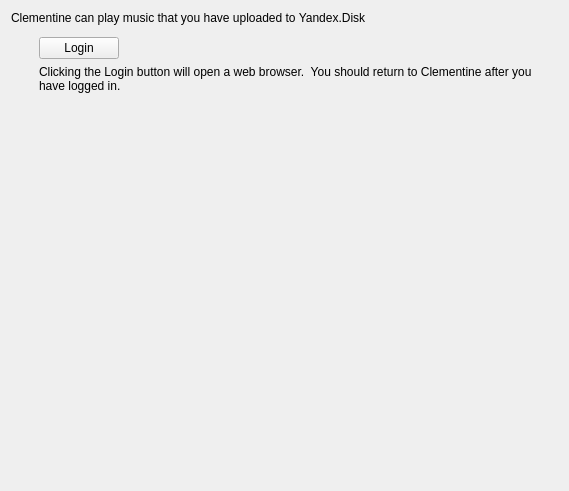
<?xml version="1.0" encoding="UTF-8"?>
<ui version="4.0">
 <class>YandexDiskSettingsPage</class>
 <widget class="QWidget" name="YandexDiskSettingsPage">
  <property name="geometry">
   <rect>
    <x>0</x>
    <y>0</y>
    <width>569</width>
    <height>491</height>
   </rect>
  </property>
  <property name="windowTitle">
   <string>Yandex.Disk</string>
  </property>
  <layout class="QVBoxLayout" name="verticalLayout_2">
   <item>
    <widget class="QLabel" name="label">
     <property name="text">
      <string>Clementine can play music that you have uploaded to Yandex.Disk</string>
     </property>
     <property name="wordWrap">
      <bool>true</bool>
     </property>
    </widget>
   </item>
   <item>
    <widget class="LoginStateWidget" name="login_state" native="true"/>
   </item>
   <item>
    <widget class="QWidget" name="login_container" native="true">
     <layout class="QVBoxLayout" name="verticalLayout">
      <property name="leftMargin">
       <number>28</number>
      </property>
      <property name="topMargin">
       <number>0</number>
      </property>
      <property name="bottomMargin">
       <number>0</number>
      </property>
      <item>
       <layout class="QHBoxLayout" name="horizontalLayout">
        <item>
         <widget class="QPushButton" name="login_button">
          <property name="text">
           <string>Login</string>
          </property>
         </widget>
        </item>
        <item>
         <spacer name="horizontalSpacer">
          <property name="orientation">
           <enum>Qt::Horizontal</enum>
          </property>
          <property name="sizeHint" stdset="0">
           <size>
            <width>40</width>
            <height>20</height>
           </size>
          </property>
         </spacer>
        </item>
       </layout>
      </item>
      <item>
       <widget class="QLabel" name="label_2">
        <property name="text">
         <string>Clicking the Login button will open a web browser.  You should return to Clementine after you have logged in.</string>
        </property>
        <property name="wordWrap">
         <bool>true</bool>
        </property>
       </widget>
      </item>
     </layout>
    </widget>
   </item>
   <item>
    <spacer name="verticalSpacer">
     <property name="orientation">
      <enum>Qt::Vertical</enum>
     </property>
     <property name="sizeHint" stdset="0">
      <size>
       <width>20</width>
       <height>357</height>
      </size>
     </property>
    </spacer>
   </item>
  </layout>
 </widget>
 <customwidgets>
  <customwidget>
   <class>LoginStateWidget</class>
   <extends>QWidget</extends>
   <header>widgets/loginstatewidget.h</header>
   <container>1</container>
  </customwidget>
 </customwidgets>
 <resources/>
 <connections/>
</ui>
